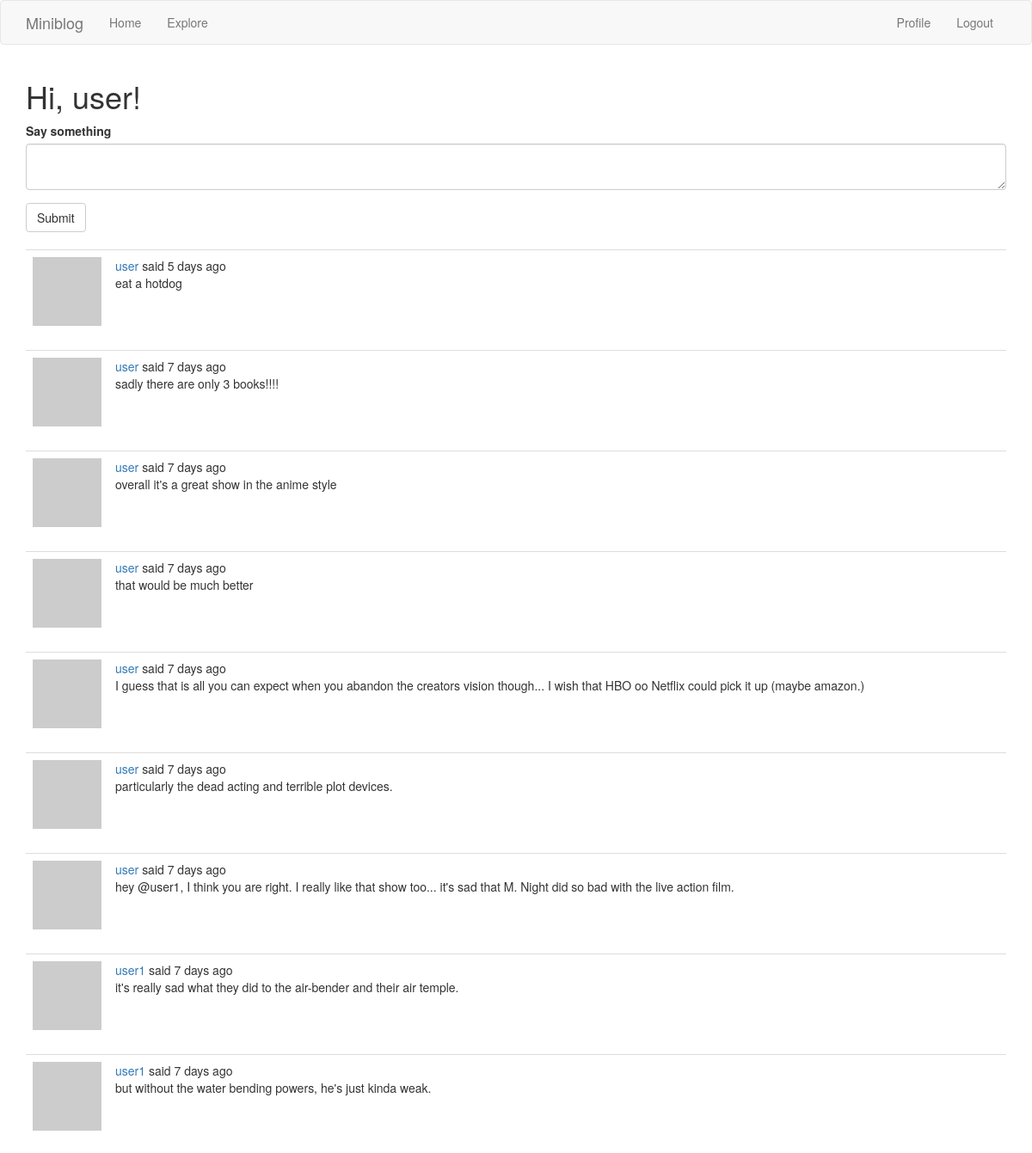
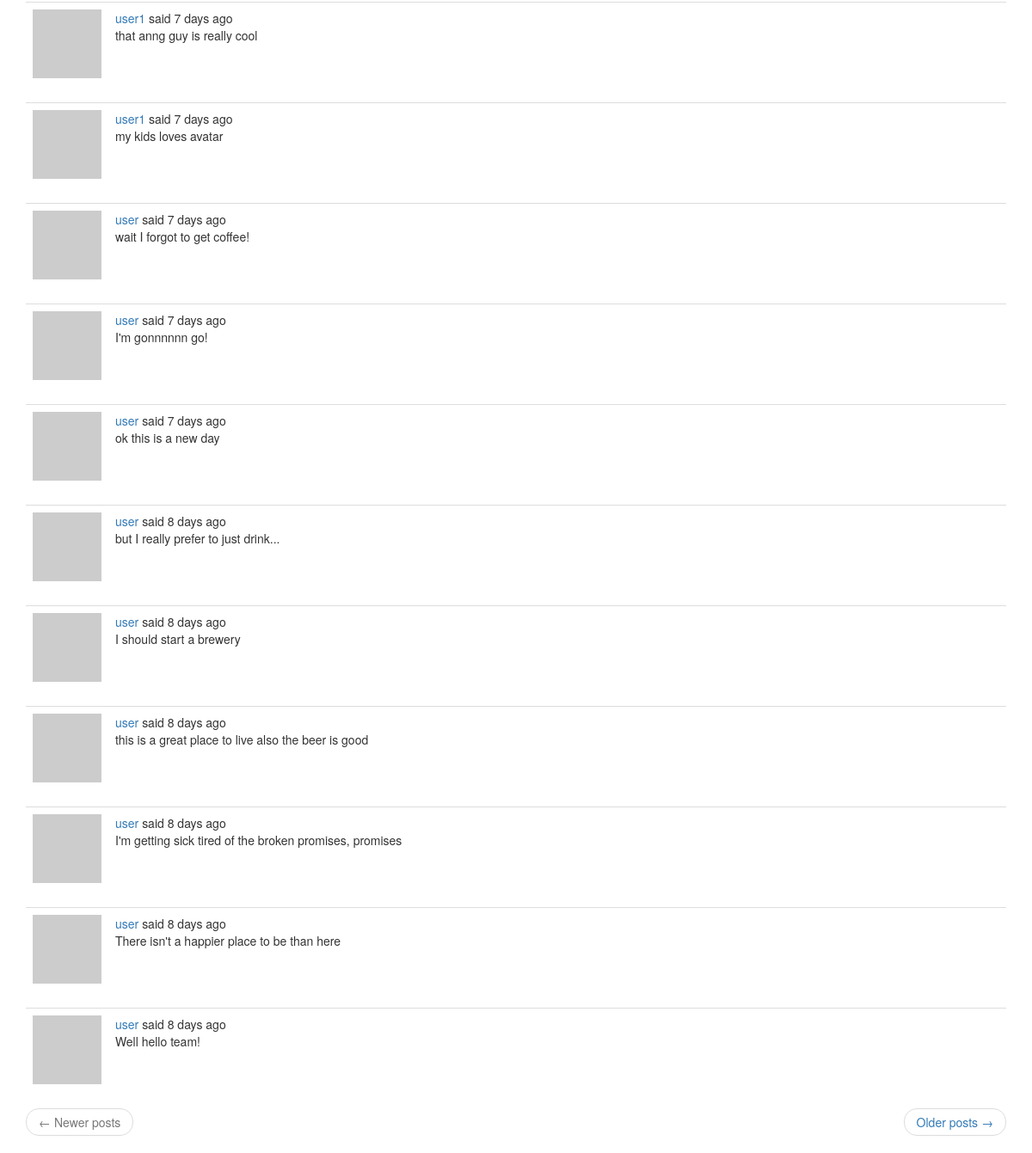
Page /index (signed in) on the committed database (2 pictures, top to bottom).
### app/models.py (models this page shows, shortened)
class User(UserMixin, db.Model):  # Define the User Class and the UserMixin
    id = db.Column(db.Integer, primary_key=True)
    username = db.Column(db.String(64), index=True, unique=True)
    email = db.Column(db.String(120), index=True, unique=True)
    password_hash = db.Column(db.String(128))
    posts = db.relationship('Post', backref='author', lazy='dynamic')
    about_me = db.Column(db.String(240))
    last_seen = db.Column(db.DateTime, default=datetime.utcnow)
    followed = db.relationship(
        'User', secondary=followers,
        primaryjoin=(followers.c.follower_id == id),
        secondaryjoin=(followers.c.followed_id == id),
        backref=db.backref('followers', lazy='dynamic'), lazy='dynamic')
    def avatar(self, size):
        digest = md5(self.email.lower().encode('utf-8')).hexdigest()
        return 'hxxps://www.gravatar.com/avatar/{}?d=identicon&s={}'.format(
            digest, size
        )
    def followed_posts(self):
        followed = Post.query.join(
            followers, (followers.c.followed_id == Post.user_id)).filter(
                followers.c.follower_id == self.id)
        own = Post.query.filter_by(user_id=self.id)
        return followed.union(own).order_by(Post.timestamp.desc())

class Post(db.Model):  # Define the Post Class and link to the User Class
    id = db.Column(db.Integer, primary_key=True)
    body = db.Column(db.String(240))
    timestamp = db.Column(db.DateTime, index=True, default=datetime.utcnow)
    user_id = db.Column(db.Integer, db.ForeignKey('user.id'))

### app/routes.py (the view)
@app.route('/', methods=['GET', 'POST'])
@app.route('/index', methods=['GET', 'POST'])
@login_required
def index():
    form = PostForm()
    if form.validate_on_submit():
        post = Post(body=form.post.data, author=current_user)
        db.session.add(post)
        db.session.commit()
        flash(_('Your post is live!'))
        return redirect(url_for('index'))
    page = request.args.get('page', 1, type=int)
    posts = current_user.followed_posts().paginate(
        page, app.config['POSTS_PER_PAGE'], False)
    next_url = url_for('index', page=posts.next_num) if posts.has_next else None
    prev_url = url_for('index', page=posts.prev_num) if posts.has_prev else None
    return render_template('index.html', title=_('Home'), form=form,
                            posts=posts.items, next_url=next_url, prev_url=prev_url)

### app/forms.py
class PostForm(FlaskForm):
    post = TextAreaField(_l('Say something'), validators=[
        DataRequired(), Length(min=1, max=240)])
    submit = SubmitField(_l('Submit'))

### app/models.py (called while the page is built)
@login.user_loader
def load_user(id):
    return User.query.get(int(id))

### app/routes.py (called while the page is built)
@app.before_request
def before_request():
    if current_user.is_authenticated:
        current_user.last_seen = datetime.utcnow()
        db.session.commit()
    g.locale = str(get_locale())

### app/templates/index.html
{% extends "base.html" %}
{% import 'bootstrap/wtf.html' as wtf %}
{% block app_content %}
    <h1>{{ _('Hi, %(username)s!', username=current_user.username) }}</h1>
    {% if form %}
    {{ wtf.quick_form(form) }}
    <br>
    {% endif %}
    {% for post in posts %}
        {% include '_post.html' %}
    {% endfor %}
    <nav aria-label="...">
        <ul class="pager">
            <li class="previous{% if not prev_url %} disabled{% endif %}">
                <a href="{{ prev_url or '#' }}">
                    <span aria-hidden="true">&larr;</span> {{ _('Newer posts') }}
                </a>
            </li>
            <li class="next{% if not next_url %} disabled{% endif %}">
                <a href="{{ next_url or '#' }}">
                    {{ _('Older posts') }} <span aria-hidden="true">&rarr;</span>
                </a>
            </li>
        </ul>
    </nav>
{% endblock %}

### app/templates/_post.html (shortened to what this page needs)
<table class="table table-hover">
    <tr>
        <td width="70px">
            <a href="{{ url_for('user', username=post.author.username) }}">
                <img src="{{ post.author.avatar(70) }}" />
            </a>
        </td>
        <td>
                {{ _('%(username)s said %(when)s',
                    username=user_link, when=moment(post.timestamp).fromNow()) }}
                    <br>
                {{ post.body }}
        </td>
    </tr>
</table>

### rows in the picture
Post: body "eat a hotdog"
Post: body "sadly there are only 3 books!!!!"
Post: body "overall it's a great show in the anime style"
Post: body "that would be much better"
Post: body "I guess that is all you can expect when you abandon the creators vision though... I wish that HBO oo Netflix could pick it up (maybe amazon.)"
Post: body "particularly the dead acting and terrible plot devices."
Post: body "hey @user1, I think you are right. I really like that show too... it's sad that M. Night did so bad with the live action film."
Post: body "it's really sad what they did to the air-bender and their air temple."
Post: body "but without the water bending powers, he's just kinda weak."
Post: body "that anng guy is really cool"
Post: body "my kids loves avatar"
Post: body "wait I forgot to get coffee!"
Post: body "I'm gonnnnnn go!"
Post: body "ok this is a new day"
Post: body "but I really prefer to just drink..."
Post: body "I should start a brewery"
Post: body "this is a great place to live also the beer is good"
Post: body "I'm getting sick tired of the broken promises, promises"
Post: body "There isn't a happier place to be than here"
Post: body "Well hello team!"
